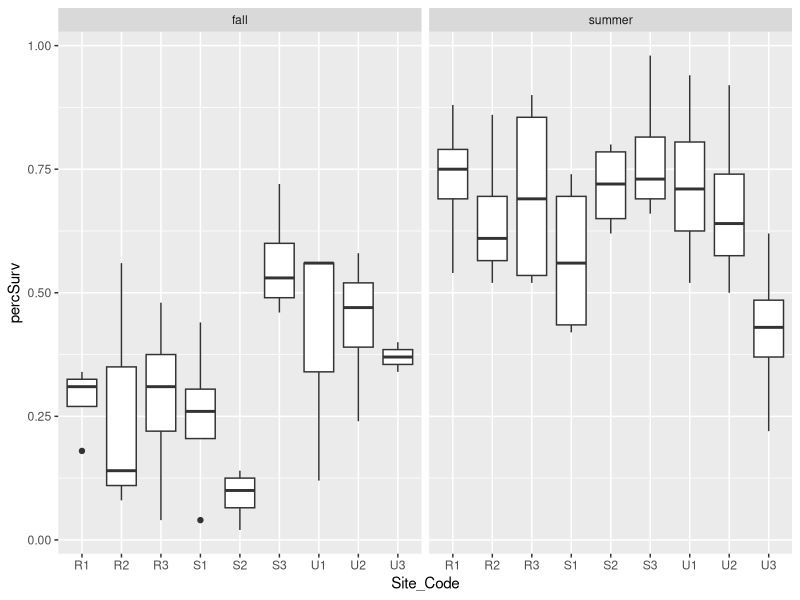
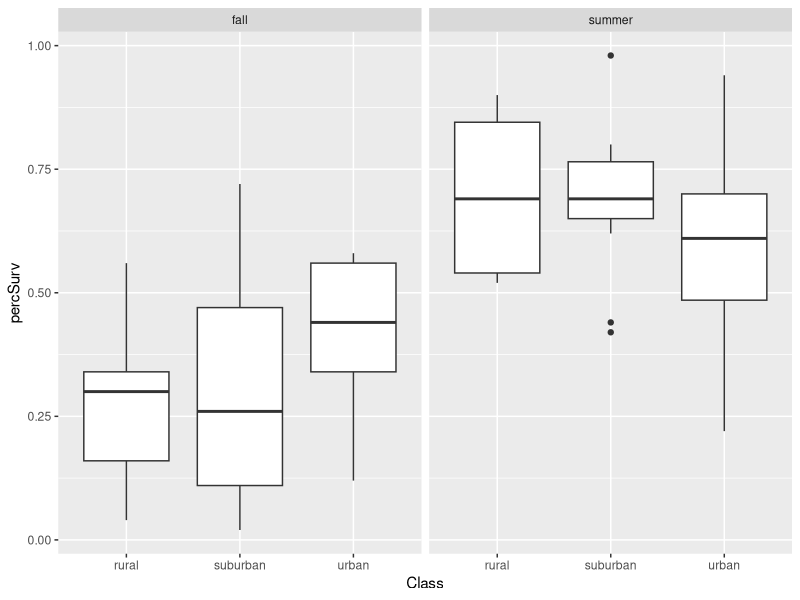
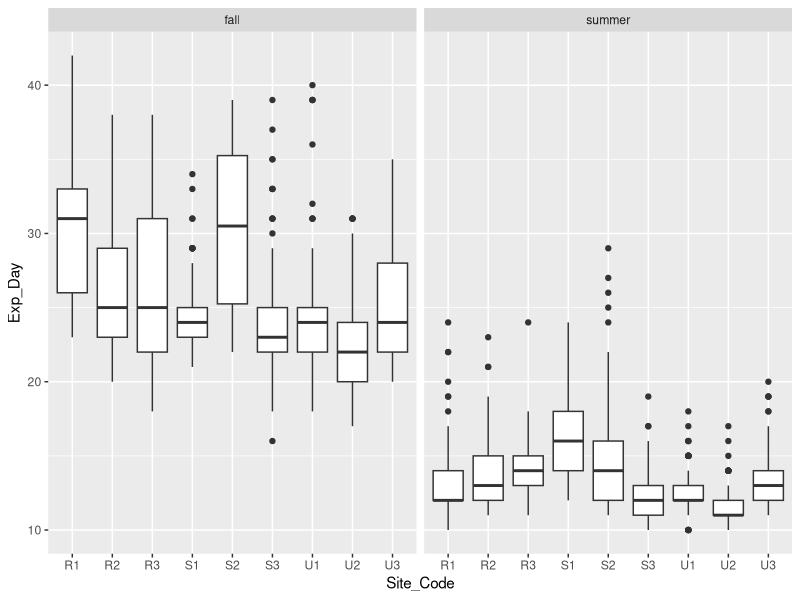
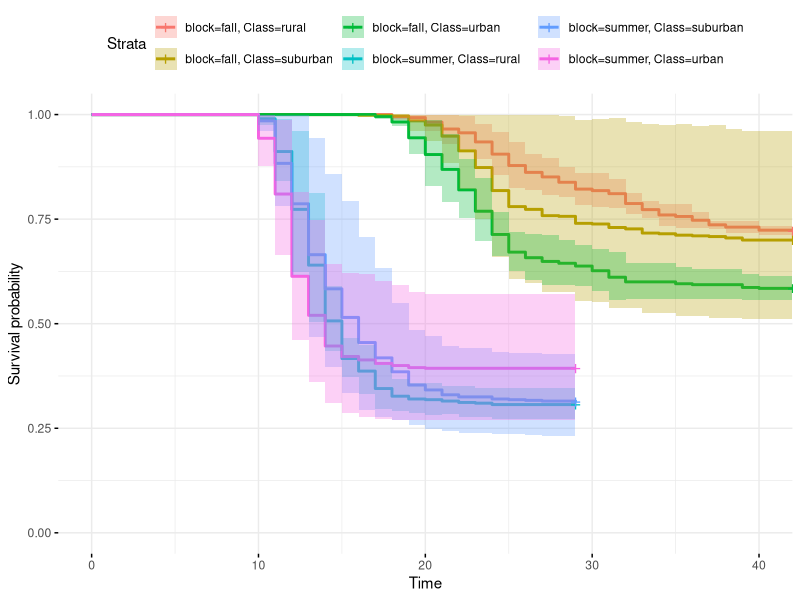

Here is the R script that generated these plots, in order:
## ---- chunk 1
knitr::opts_chunk$set(cache=TRUE)
knitr::opts_chunk$set(message=FALSE)
knitr::opts_chunk$set(warning=FALSE)
knitr::opts_chunk$set(echo=FALSE)
## ---- chunk 2
library(xtable)
library(dplyr)
library(ggplot2)
library(lme4)
library(MASS)
library(car)
library(survival)
library(survminer)
## ---- chunk 3
emergAug <- read.csv("../../data/emergence/raw/AugustEmergence.csv")
emergAug$block <- "summer"

emergOct <- read.csv("../../data/emergence/raw/OctoberEmergence.csv")
emergOct$block <- "fall"
#drop U3T1 in fall because it was eaten by ants
emergOct <- filter(emergOct, Tray_Code!="U3T1")

emergAll <- rbind(emergOct, emergAug)
#expand so each mosquito gets one row
emergExp <- emergAll[rep(seq.int(1,nrow(emergAll)), emergAll$Num_Emerge),
                      c(11, 2,4,5,6:9)]
sum(emergAll$Num_Emerge)==nrow(emergExp) #quick check this worked
## ---- chunk 4
#get survival per tray
survSumm <- emergExp %>%
  filter(Sex=="F") %>%
  group_by(block, Tray_Code) %>%
  mutate(percSurv=n()/50) %>%
  ungroup() %>%
  dplyr::select(block, Class, Site_Code, Tray_Code, percSurv)
survSumm <- unique(survSumm)

#box plot by site
ggplot(data=survSumm, aes(x=Site_Code, y=percSurv)) +
  geom_boxplot() +
  facet_wrap(~block)
## ---- chunk 5
ggplot(data=survSumm, aes(x=Class, y=percSurv)) +
  geom_boxplot() +
  facet_wrap(~block)
## ---- chunk 6
mixMortality <- lmer(percSurv ~  Class + block + Class:block + (1|Site_Code), data=survSumm)
#summary(mixMortality)
#anova(mixMortality)
emergAnova <- Anova(mixMortality, test.statistic = "F") #with car loaded
#plot(mixMortality)
#qqnorm(resid(mixMortality))
knitr::kable(emergAnova)
## ---- chunk 7
emergExpF <- filter(emergExp, Sex=="F")
ggplot(data=emergExpF, aes(x=Site_Code, y=Exp_Day)) +
  geom_boxplot() +
  facet_wrap(~block)
## ---- chunk 8
fillIn <- function(df, endDay, totalMosq=50){
  #' Fill In Emergence Dates
  #' this function fills in for those mosquitoes that did not emerge so we do not have data for, it gives them an observation/event of 0 on the last day we found a mosquito emerged
  #' @param df the data frame you wish to fill in, in our case by pot
  #' @param endDay the last day of emergence
  #' @param totalMosq estimated starting number of mosquitoes per pot
  #' @returns dataframe with census data filled in for mosquitoes that did not emerge
  toRep <- df[1,]
  toRep$Exp_Day <- endDay
  toRep$event <- 0
  if(nrow(df)<totalMosq){
    toAdd <- toRep[rep(1, (totalMosq-nrow(df))),]
    allTest <- rbind(df, toAdd)
  } else {
    toAdd <- NA
    allTest <- NA
  }
  return(allTest)
}
## ---- chunk 9
applyFill <- function(season, allData=emergExp){
  #' Apply FillIn function
  #' @param season "fall" or "summer"
  #' @param allData full dataframe with row for each mosquito that emerged
  #' @returns censused data for the full season
  tempList <- list()
  tempDF <- allData
  tempDF <- tempDF[tempDF$Sex=="F",]
  tempDF <- tempDF[tempDF$block==season,]
  tempDF$event <- 1 #add emergence event
  for (i in 1:length(unique(tempDF$Tray_Code))){ 
    df <- tempDF[tempDF$Tray_Code==unique(tempDF$Tray_Code)[i],]
    endDay <- max(tempDF$Exp_Day)
    tempList[[i]] <- fillIn(df=df, endDay=endDay)
  }
  allSurv <- do.call(rbind.data.frame, tempList)
  return(allSurv)
}
## ---- chunk 10
summerSurv <- applyFill(season="summer")
fallSurv <- applyFill(season="fall")
allSurv <- rbind(summerSurv, fallSurv)
## ---- chunk 11

with (allSurv, table(event, block, Class))

km.fit <- survfit(Surv(Exp_Day, event) ~ block + Class +cluster(Site_Code), data=allSurv, type="kaplan-meier", se.fit=T, conf.int=0.95)
#summary(km.fit)

ggsurvplot(km.fit, 
           data=allSurv, 
           risk.table=F, 
           pval=F, 
           conf.int=T, 
           ggtheme=theme_minimal()
           #palette=rep(c(colRural,colSuburban, colUrban), 2),
           #legend.labs=rep(c("Rural", "Suburban", "urban"), 2)
           )

#plot(km.fit, col=rep(c(1,2,3),2)) #note that urban switches from less emerging to more from summer to fall
